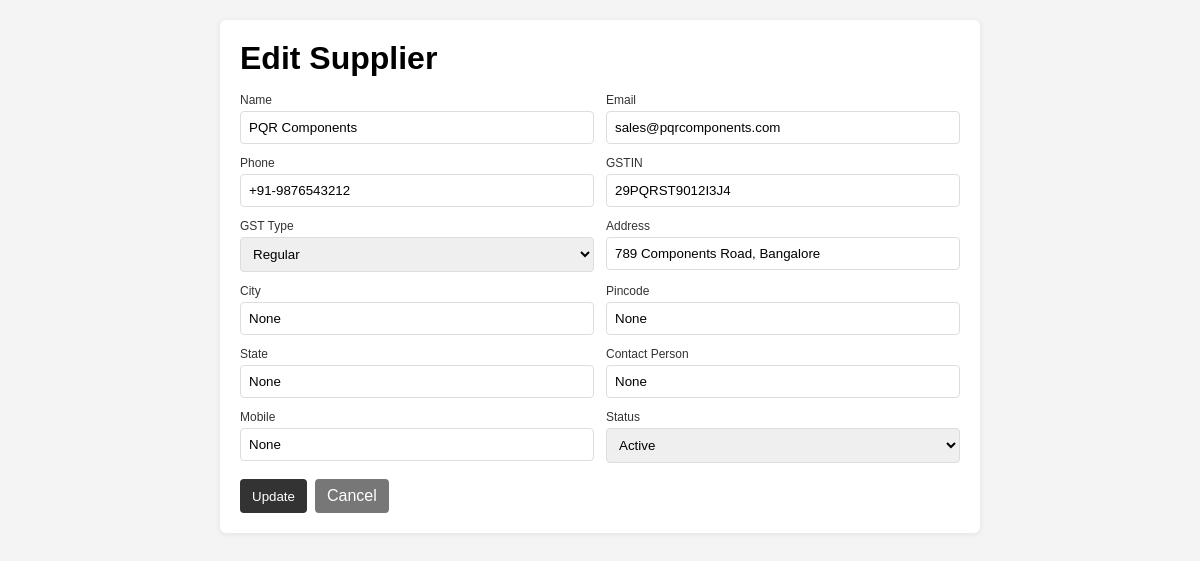
Screenshot of /suppliers/3/edit with the database file from the repository.
### tables this page shows
CREATE TABLE suppliers (
            id INTEGER PRIMARY KEY AUTOINCREMENT,
            name TEXT NOT NULL,
            email TEXT,
            phone TEXT,
            address TEXT,
            gstin TEXT,
            status TEXT DEFAULT 'active',
            created_at TEXT DEFAULT CURRENT_TIMESTAMP,
            updated_at TEXT DEFAULT CURRENT_TIMESTAMP
        , city TEXT, pincode TEXT, state TEXT, gst_type TEXT DEFAULT 'regular', contact_person TEXT, mobile TEXT);

### app.py (the view, shortened to what this page needs)
@app.route("/suppliers/<int:id>/edit", methods=["GET", "POST"], endpoint="supplier_edit")
def supplier_edit(id):
    db = get_db()
    supplier = db.execute("SELECT * FROM suppliers WHERE id=?", (id,)).fetchone()
    if not supplier:
        flash("Supplier not found")
        return redirect(url_for("supplier_list"))
    return render_template("suppliers/form.html", supplier=supplier)

### app.py (called while the page is built)
def get_db():
    if 'db' not in g:
        g.db = sqlite3.connect(DB_PATH)
        g.db.row_factory = sqlite3.Row
    return g.db

@app.before_request
def load_logged_in_user():
    user_id = session.get('user_id')
    if user_id is None:
        g.user = None
    else:
        db = get_db()
        g.user = db.execute('SELECT * FROM users WHERE id = ?', (user_id,)).fetchone()

### templates/suppliers/form.html (shortened to what this page needs)
<!DOCTYPE html>
<html lang="en">
<head>
</head>
<body>
  <div class="container">
    <h1>{{ 'Edit' if supplier else 'New' }} Supplier</h1>
    <form method="POST">
      <div class="grid">
        <div>
          <label>Name</label>
          <input type="text" required name="name" value="{{ supplier['name'] if supplier else '' }}" />
        </div>
        <div>
          <label>Email</label>
          <input type="email" name="email" value="{{ supplier['email'] if supplier else '' }}" />
        </div>
        <div>
          <label>Phone</label>
          <input type="text" name="phone" value="{{ supplier['phone'] if supplier else '' }}" />
        </div>
        <div>
          <label>GSTIN</label>
          <input type="text" name="gstin" value="{{ supplier['gstin'] if supplier else '' }}" />
        </div>
        <div>
          <label>GST Type</label>
          {% set gst_type = (supplier['gst_type'] if supplier and 'gst_type' in supplier.keys() else 'regular') %}
          <select name="gst_type">
            <option value="regular" {{ 'selected' if gst_type == 'regular' else '' }}>Regular</option>
          </select>
        </div>
        <div>
          <label>Address</label>
          <input type="text" name="address" value="{{ supplier['address'] if supplier else '' }}" />
        </div>
        <div>
          <label>City</label>
          <input type="text" name="city" value="{{ supplier['city'] if supplier and 'city' in supplier.keys() else '' }}" />
        </div>
        <div>
          <label>Pincode</label>
          <input type="text" name="pincode" value="{{ supplier['pincode'] if supplier and 'pincode' in supplier.keys() else '' }}" />
        </div>
        <div>
          <label>State</label>
          <input type="text" name="state" value="{{ supplier['state'] if supplier and 'state' in supplier.keys() else '' }}" />
        </div>
        <div>
          <label>Contact Person</label>
          <input type="text" name="contact_person" value="{{ supplier['contact_person'] if supplier and 'contact_person' in supplier.keys() else '' }}" />
        </div>
        <div>
          <label>Mobile</label>
          <input type="text" name="mobile" value="{{ supplier['mobile'] if supplier and 'mobile' in supplier.keys() else '' }}" />
        </div>
        <div>
          <label>Status</label>
          <select name="status">
            {% set st = (supplier['status'] if supplier else 'active') %}
            <option value="active" {{ 'selected' if st == 'active' else '' }}>Active</option>
          </select>
        </div>
      </div>
      <div class="actions">
        <button type="submit" class="button">{{ 'Update' if supplier else 'Create' }}</button>
        <a href="/suppliers" class="button secondary">Cancel</a>
      </div>
    </form>
  </div>
</body>
</html>

### templates/suppliers/form.html (style rules this page uses)
body { font-family: Arial, sans-serif; background: #f4f4f4; margin:0; }
.container { max-width: 720px; margin: 20px auto; background:#fff; padding:20px; border-radius:6px; box-shadow:0 1px 6px rgba(0,0,0,0.08); }
h1 { margin:0 0 16px; }
.grid { display:grid; grid-template-columns: 1fr 1fr; gap: 12px; }
label { display:block; font-size: 12px; color:#333; margin-bottom:4px; }
input, textarea, select { width:100%; padding:8px; border:1px solid #ddd; border-radius:4px; box-sizing:border-box; }
.actions { margin-top: 16px; display:flex; gap:8px; }
.button { padding:8px 12px; border:none; border-radius:4px; background:#333; color:#fff; text-decoration:none; cursor:pointer; }
a.button.secondary { background:#777; }

### rows the page displays
suppliers: name "PQR Components", email "sales@pqrcomponents.com", phone "+91-9876543212", gstin "29PQRST9012I3J4", address "789 Components Road, Bangalore"

### other values shown
{{ 'Edit' if supplier else 'New' }} "Edit"
{{ 'Update' if supplier else 'Create' }} "Update"
